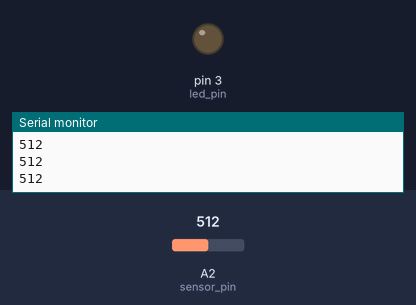
The sketch below on a simulated Arduino Uno, built with avr-gcc and run on an emulated ATmega328P. On the bench: output pins drawn as LEDs (lit = HIGH), the last lines printed to the serial monitor. The inputs (shaded band) are chosen by the test bench; at power-on: A2 (sensor_pin) = 512.

Above: at 1.2 s.
1.3 s: A2 (sensor_pin) set to 781
2.8 s: A2 (sensor_pin) set to 815
At 4.0 s:
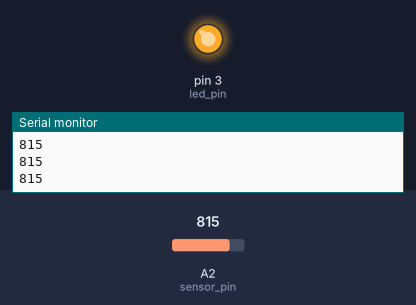
4.3 s: A2 (sensor_pin) set to 790
At 5.2 s:
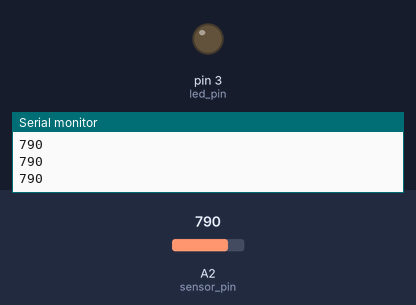
5.8 s: A2 (sensor_pin) set to 810
At 6.4 s:
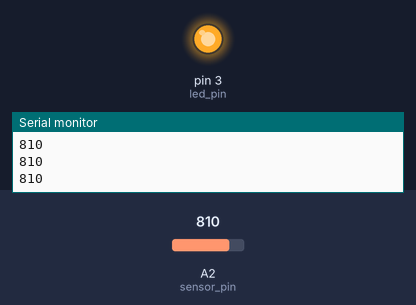
Timing chart, 0 to 8.3 s (numbered marks = the images above; inputs shaded):
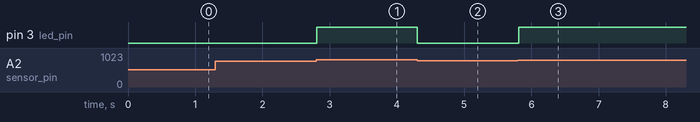

The sketch:

main.ino
```cpp
#define led_pin 3
#define sensor_pin A2

void setup() {
  Serial.begin(9600);
  pinMode(led_pin, OUTPUT);
}
void loop() {
  int val = analogRead(sensor_pin);
  Serial.println(val);
  if (val < 800){
      digitalWrite(led_pin, LOW);
    }
   else {
      digitalWrite(led_pin, HIGH);
    }
}
```

Measured:
- the behaviour switches between 799 and 800 on A2 (sensor_pin) (found by bisection; images 0 and 1)
- after the input at 2.8 s, pin 3 (led_pin): LOW → HIGH at once
- after the input at 4.3 s, pin 3 (led_pin): HIGH → LOW at once
- after the input at 5.8 s, pin 3 (led_pin): LOW → HIGH at once
